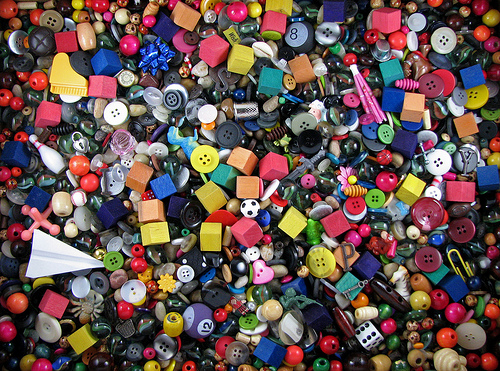
#> input picture media/ISpy.jpg, 500 x 371 px, found by its file name
$ python template.py   (Python 2 division)
#> lines starting #> are read from the running program, lines starting #| are printed output that depends on the picture
import cv2
import numpy as np

src = cv2.imread('ISpy.jpg', 1)
#> src is the input picture: shape (371, 500, 3); mean B, G, R 78.3, 82.3, 102.3
temp = cv2.imread('template.jpg', 1)
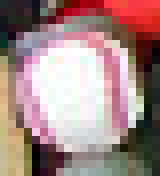
#> input picture media/template.jpg, 20 x 22 px, found by its file name (shown 8 times larger)
#> temp is the input picture: shape (22, 20, 3); mean B, G, R 132.6, 135.1, 163.6

print 'Can you find the baseball?'
cv2.waitKey(3000)

cv2.imshow('Mess', src)
cv2.imshow('baseball', temp)
cv2.waitKey(0)
cv2.destroyAllWindows()

res = cv2.matchTemplate(src, temp, cv2.TM_SQDIFF_NORMED)
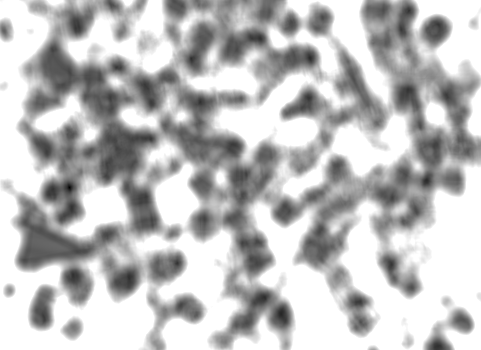
#> res: shape (350, 481) float32; min 0.00285, max 1, mean 0.752
matchLoc = cv2.minMaxLoc(res)[-2]					 #maxLoc stores the value in (x,y) form.
#> matchLoc = (69, 187)

h, w, channel = temp.shape
#> h = 22; w = 20; channel = 3
#> (the run stopped early here; a loop or call above may not have finished)
